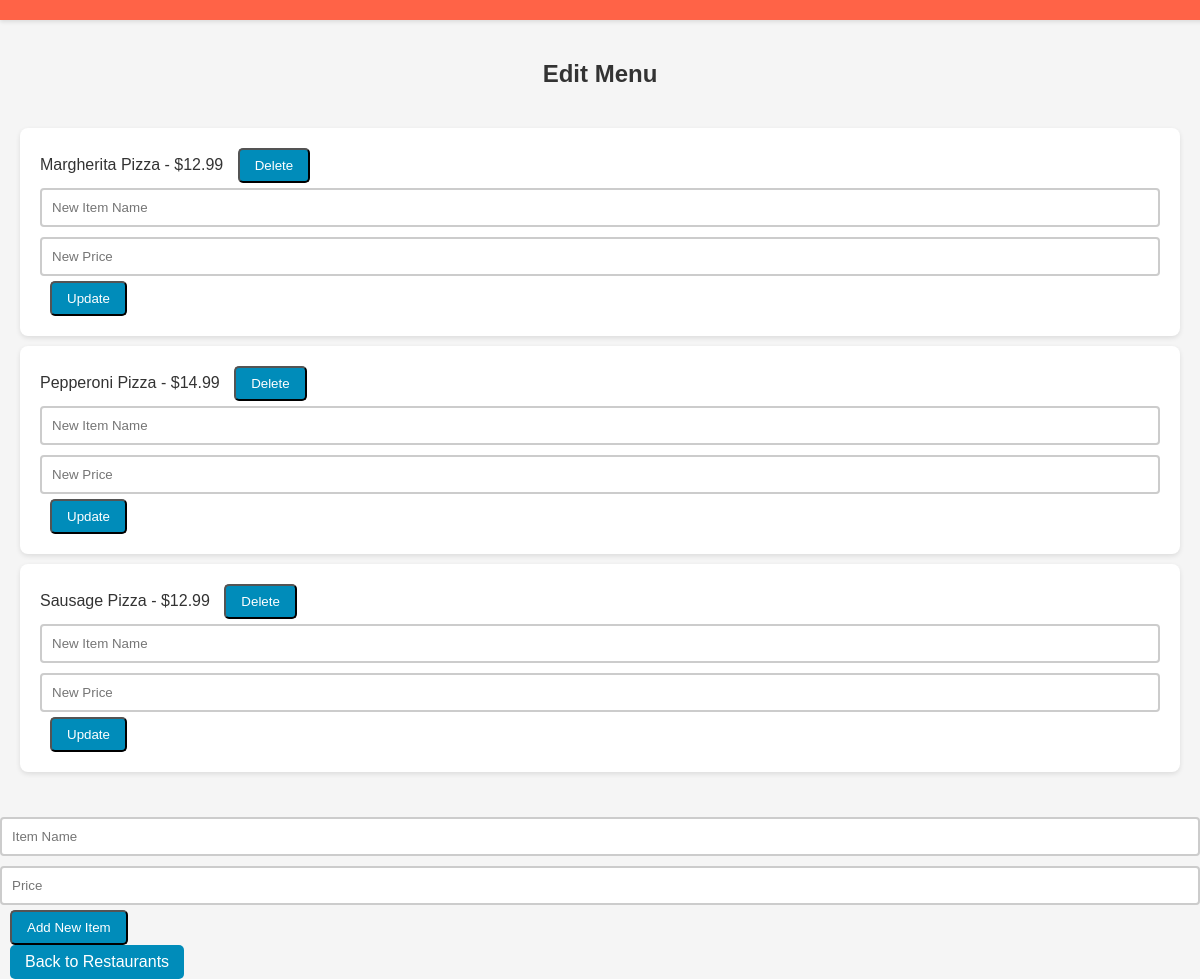
/edit_menu/1, run on the app's committed database.
### tables this page shows
CREATE TABLE menu_items (
    menu_item_id INTEGER PRIMARY KEY AUTOINCREMENT,
    rest_id INTEGER,
    name TEXT NOT NULL,
    description TEXT,
    price REAL NOT NULL,
    FOREIGN KEY (rest_id) REFERENCES restaurants(rest_id)
);

### app.py (the view)
@app.route('/edit_menu/<int:rest_id>', methods=['GET', 'POST'])
def edit_menu(rest_id):
    if request.method == 'POST':
        action = request.form.get('action')
        conn = get_db_connection()
        cur = conn.cursor()
        if action == 'add':
            item_name = request.form['item_name']
            item_price = request.form['item_price']
            cur.execute('INSERT INTO menu_items (name, price, rest_id) VALUES (?, ?, ?)', (item_name, float(item_price), rest_id))
        elif action == 'edit':
            item_name = request.form['item_name']
            item_price = request.form['item_price']
            item_id = request.form['menu_item_id']
            cur.execute('UPDATE menu_items SET name = ?, price = ? WHERE menu_item_id = ? AND rest_id = ?', (item_name, float(item_price), item_id, rest_id))
        elif action == 'delete':
            menu_item_id = request.form['menu_item_id']
            cur.execute('DELETE FROM menu_items WHERE menu_item_id = ?', (menu_item_id,))
        conn.commit()
        conn.close()
        return redirect(url_for('edit_menu', rest_id=rest_id))
    elif request.method == 'GET':
        conn = get_db_connection()
        cur = conn.cursor()
        cur.execute('SELECT name, price, menu_item_id FROM menu_items WHERE rest_id = ?', (rest_id,))
        menu_items = cur.fetchall()
        conn.close()
        return render_template('edit_menu.html', menu_items=[dict(item) for item in menu_items], rest_id=rest_id)

### app.py (called while the page is built)
def get_db_connection():
    conn = sqlite3.connect('eatease.db')
    conn.row_factory = sqlite3.Row
    return conn

@app.before_request
def handle_session_clearing():
    global session_cleared
    if not session_cleared:
        session.clear()
        session_cleared = True

### templates/edit_menu.html (shortened to what this page needs)
<!DOCTYPE html>
<html lang="en">
<head>
</head>
<body>
    <div class="header">
    </div>
    <h1>Edit Menu</h1>
    <ul>
        {% for item in menu_items %}
        <li>
            {{ item.name }} - ${{ item.price }}
            <form action="/edit_menu/{{ rest_id }}" method="post" style="display: inline;">
                <button type="submit">Delete</button>
            </form>
            <form action="/edit_menu/{{ rest_id }}" method="post" style="display: inline;">
                <input type="text" name="item_name" placeholder="New Item Name" required>
                <input type="number" step="0.01" name="item_price" placeholder="New Price" required>
                <button type="submit">Update</button>
            </form>
        </li>
        {% endfor %}
    </ul>
    <form action="/edit_menu/{{ rest_id }}" method="post">
        <input type="text" name="item_name" placeholder="Item Name" required>
        <input type="number" step="0.01" name="item_price" placeholder="Price" required>
        <button type="submit">Add New Item</button>
    </form>
    <a href="/owner_dashboard" class="backbtn">Back to Restaurants</a>
</body>
</html>

### templates/edit_menu.html (style rules this page uses)
body, h1, ul, li { margin: 0; padding: 0; }
body { font-family: Arial, sans-serif; background-color: #f5f5f5; padding-top: 60px; color: #333; }
.header { background-color: #ff6347; padding: 10px 20px; text-align: right; position: fixed; width: 98%; top: 0; left: 0; box-shadow: 0 2px 4px rgba(0,0,0,0.1); }
h1 { text-align: center; color: #333; margin-bottom: 20px; font-size: 24px; }
ul { list-style-type: none; padding: 20px; }
li { background-color: white; margin-bottom: 10px; padding: 20px; border-radius: 8px; box-shadow: 0 2px 5px rgba(0,0,0,0.1); }
.btn, button { padding: 8px 15px; margin-left: 10px; background-color: #008cba; color: white; text-decoration: none; border-radius: 5px; cursor: pointer; }
input[type="text"], input[type="number"] { padding: 10px; margin: 5px 0; border: 2px solid #ccc; border-radius: 4px; width: calc(100% - 24px); }
form { margin-top: 10px; }
.backbtn { padding: 8px 15px; margin-left: 10px; background-color: #008cba; color: white; text-decoration: none; border-radius: 5px; display: inline-block; cursor: pointer; }

### data on the page
menu_items: name "Margherita Pizza", price "12.99"
menu_items: name "Pepperoni Pizza", price "14.99"
menu_items: name "Sausage Pizza", price "12.99"
